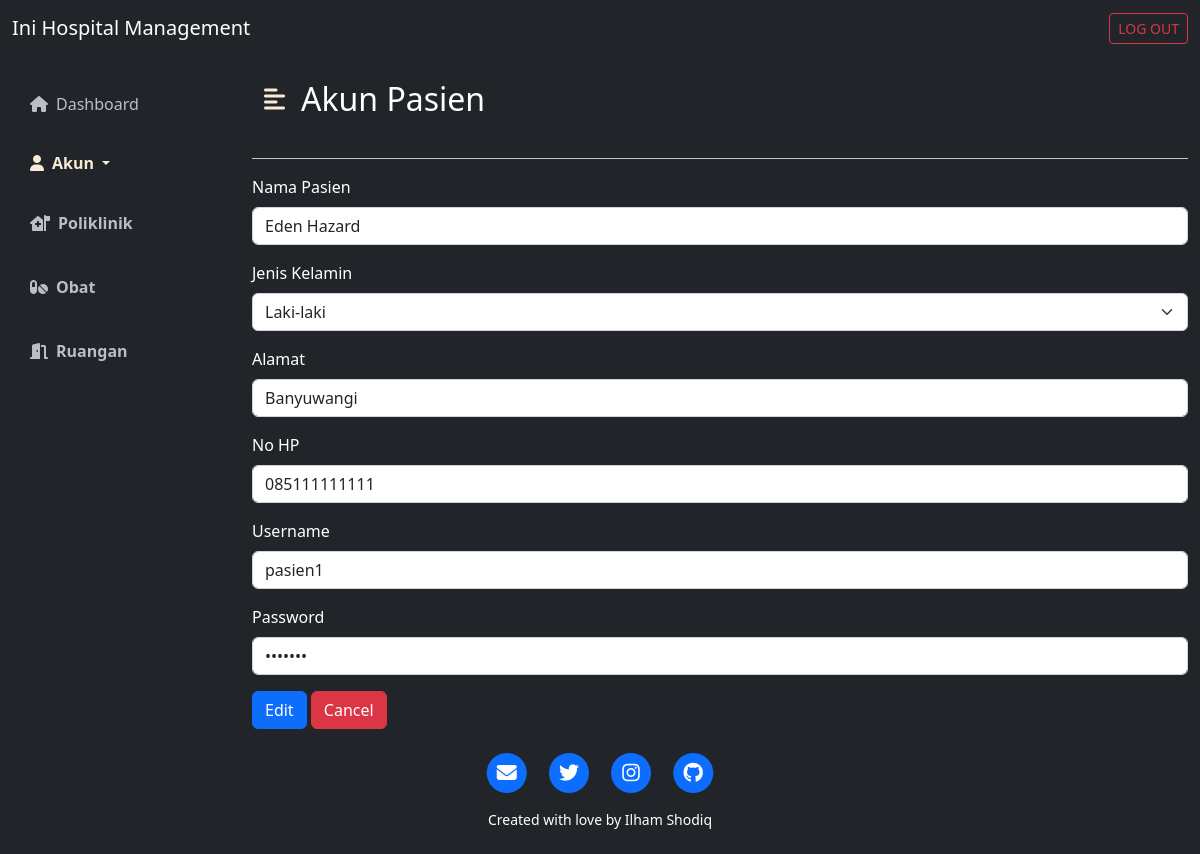
The app's page /menu_admin/admin_edit_akunpasien.php?id_pasien=1 with its own data.
### tables this page shows
CREATE TABLE IF NOT EXISTS `pasien` (
  `id_pasien` int(11) NOT NULL AUTO_INCREMENT,
  `username` varchar(50) DEFAULT NULL,
  `password` varchar(50) DEFAULT NULL,
  `nama_pasien` varchar(50) DEFAULT NULL,
  `jenis_kelamin` varchar(50) DEFAULT NULL,
  `alamat` varchar(50) DEFAULT NULL,
  `no_hp` varchar(50) DEFAULT NULL,
  PRIMARY KEY (`id_pasien`)
);

### menu_admin/admin_edit_akunpasien.php (the view, shortened to what this page needs)
<!DOCTYPE html>
<html lang="en">
<head>
    <link href="https://cdn.jsdelivr.net/npm/bootstrap@5.2.0-beta1/dist/css/bootstrap.min.css" rel="stylesheet">
    <link rel="stylesheet" href="https://cdnjs.cloudflare.com/ajax/libs/font-awesome/6.1.1/css/all.min.css" />
    <link rel="stylesheet" href="../css/style_dashboard.css">
</head>
<body>
    <?php
    include "../koneksi.php";
    $id_pasien = $_GET['id_pasien'];
    $sql = "SELECT * FROM pasien WHERE id_pasien='$id_pasien'";
    $query = $koneksi->query($sql);
    ?>
    <nav class="navbar navbar-dark bg-dark">
        <div class="container-fluid">
            <a class="navbar-brand" href="#"> Ini Hospital Management</a>
            <a href="../logout.php" class="btn btn-outline-danger btn-sm" role="button">LOG OUT</a>
        </div>
    </nav>
    <div class="d-flex bg-dark text-white" id="wrapper">
        <div class="bg-dark" id="sidebar-wrapper">
            <div class="list-group list-group-flush my-3">
                <a href="admin_dashboard.php" class="list-group-item list-group-item-action bg-transparent second-text"><i class="fas fa-home me-2"></i>Dashboard</a>
                <a class="active navbar-toggler list-group-item list-group-item-action bg-transparent second-text fw-bold nav-link dropdown-toggle second-text fw-bold" href="#" id="accountDropdown" role="button" data-bs-toggle="dropdown">
                    <i class="fas fa-user me-2"></i>Akun
                </a>
                <a href="admin_poliklinik.php" class="list-group-item list-group-item-action bg-transparent second-text fw-bold"><i class="fas fa-house-medical-flag me-2"></i>Poliklinik</a>
                <a href="admin_obat.php" class="list-group-item list-group-item-action bg-transparent second-text fw-bold"><i class="fas fa-pills me-2"></i>Obat</a>
                <a href="admin_ruangan.php" class="list-group-item list-group-item-action bg-transparent second-text fw-bold"><i class="fas fa-door-open me-2"></i>Ruangan</a>
            </div>
        </div>
        <div id="page-content-wrapper">
            <nav class="navbar navbar-expand-lg navbar-light bg-transparent py-4 px-4">
                <div class="d-flex align-items-center">
                    <i class="fas fa-align-left primary-text fs-4 me-3" id="menu-toggle"></i>
                    <h2 class="fs-2 m-0">Akun Pasien</h2>
                </div>
            </nav>
            <div class="container-sm">
                <hr class="border-light border-2 opacity-75">
                <?php
                if ($query) {
                    while ($data = mysqli_fetch_array($query)) {
                ?>
                        <form action="" method="post">
                            <div class="mb-3">
                                <label for="inputnamapasien" class="form-label">Nama Pasien</label>
                                <input type="text" class="form-control" id="inputnamapasien" name="nama_pasien" value="<?php echo $data['nama_pasien'] ?>">
                            </div>
                            <div class="mb-3">
                                <label for="inputkelamin" class="form-label">Jenis Kelamin</label>
                                <select class="form-select" id="inputkelamin" name="jenis_kelamin" value="<?php echo $data['jenis_kelamin'] ?>">
                                    <option value="Laki-laki">Laki-laki</option>
                                </select>
                            </div>
                            <div class="mb-3">
                                <label for="inputalamat" class="form-label">Alamat</label>
                                <input type="text" class="form-control" id="inputalamat" name="alamat" value="<?php echo $data['alamat'] ?>">
                            </div>
                            <div class="mb-3">
                                <label for="inputnohp" class="form-label">No HP</label>
                                <input type="text" class="form-control" id="inputnohp" name="no_hp" value="<?php echo $data['no_hp'] ?>">
                            </div>
                            <div class="mb-3">
                                <label for="inputusername" class="form-label">Username</label>
                                <input type="text" class="form-control" id="inputusername" name="username" value="<?php echo $data['username'] ?>">
                            </div>
                            <div class="mb-3">
                                <label for="inputpassword" class="form-label">Password</label>
                                <input type="password" class="form-control" id="inputpassword" name="password" value="<?php echo $data['password'] ?>">
                            </div>
                            <input class="btn btn-primary" type="submit" name="edit" value="Edit">
                            <a class="btn btn-danger" href="admin_akunpasien.php" role="button">Cancel</a>
                        </form>
                <?php
                    }
                }
                ?>
            </div>
        </div>
    </div>
    <footer class="bg-dark text-center text-white p-4">
        <div class="row gx-4 gx-lg-5 justify-content-center">
            <div class="col-md-10 col-lg-8 col-xl-7">
                <ul class="list-inline text-center">
                    <li class="list-inline-item">
                        <a href="mailto:ilhambheh@gmail.com">
                            <span class="fa-stack fa-lg">
                                <i class="fas fa-circle fa-stack-2x"></i>
                                <i class="fas fa-envelope fa-stack-1x fa-inverse"></i>
                            </span>
                        </a>
                    </li>
                    <li class="list-inline-item">
                        <a href="https://twitter.com/The12sMB">
                            <span class="fa-stack fa-lg">
                                <i class="fas fa-circle fa-stack-2x"></i>
                                <i class="fab fa-twitter fa-stack-1x fa-inverse"></i>
                            </span>
                        </a>
                    </li>
                    <li class="list-inline-item">
                        <a href="https://www.instagram.com/ilham_shodq/">
                            <span class="fa-stack fa-lg">
                                <i class="fas fa-circle fa-stack-2x"></i>
                                <i class="fab fa-instagram fa-stack-1x fa-inverse"></i>
                            </span>
                        </a>
                    </li>
                    <li class="list-inline-item">
                        <a href="https://github.com/ilhamshodiq">
                            <span class="fa-stack fa-lg">
                                <i class="fas fa-circle fa-stack-2x"></i>
                                <i class="fab fa-github fa-stack-1x fa-inverse"></i>
                            </span>
                        </a>
                    </li>
                </ul>
                <div class="small text-center">Created with love by Ilham Shodiq</div>
            </div>
        </div>
    </footer>
</body>
</html>

### css/style_dashboard.css (style rules this page uses)
:root { --main-text-color: antiquewhite; --second-text-color: #bbbec5; --second-bg-color: #c1efde; }
.primary-text { color: var(--main-text-color); }
.second-text { color: var(--second-text-color); }
#wrapper { overflow-x: hidden; }
#sidebar-wrapper { min-height: 78vh; margin-left: -15rem; -webkit-transition: margin 0.25s ease-out; -moz-transition: margin 0.25s ease-out; -o-transition: margin 0.25s ease-out; transition: margin 0.25s ease-out; }
#sidebar-wrapper .list-group { width: 15rem; }
#page-content-wrapper { min-width: 100vw; }
#menu-toggle { cursor: pointer; }
.list-group-item { border: none; padding: 20px 30px; }
.list-group-item.active { background-color: transparent; color: var(--main-text-color); font-weight: bold; border: none; }
@media (min-width: 768px) { #sidebar-wrapper { margin-left: 0; } }
@media (min-width: 768px) { #page-content-wrapper { min-width: 0; width: 100%; } }

### records on screen
pasien: nama_pasien "Eden Hazard", jenis_kelamin "Laki-laki", alamat "Banyuwangi", no_hp "085111111111", username "pasien1"
